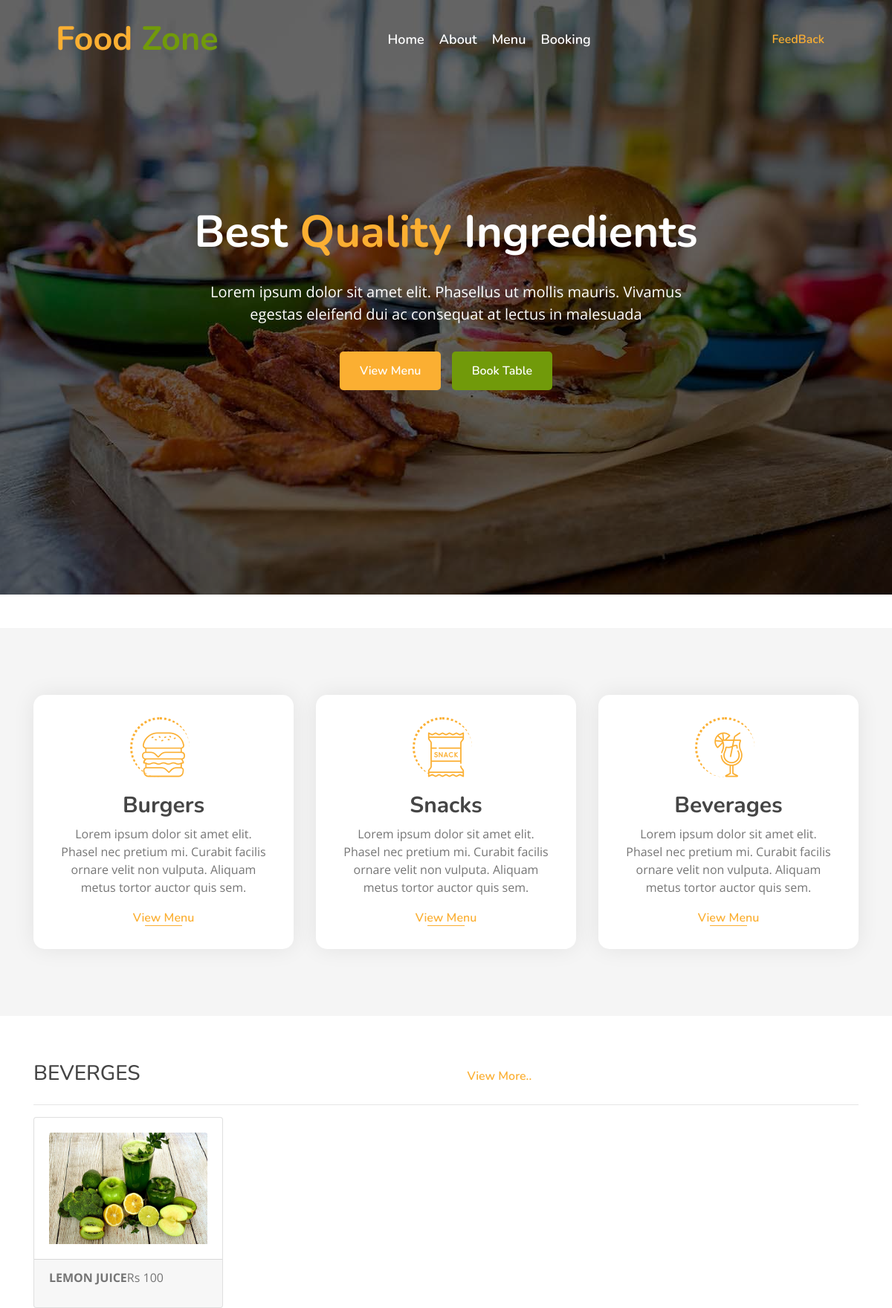
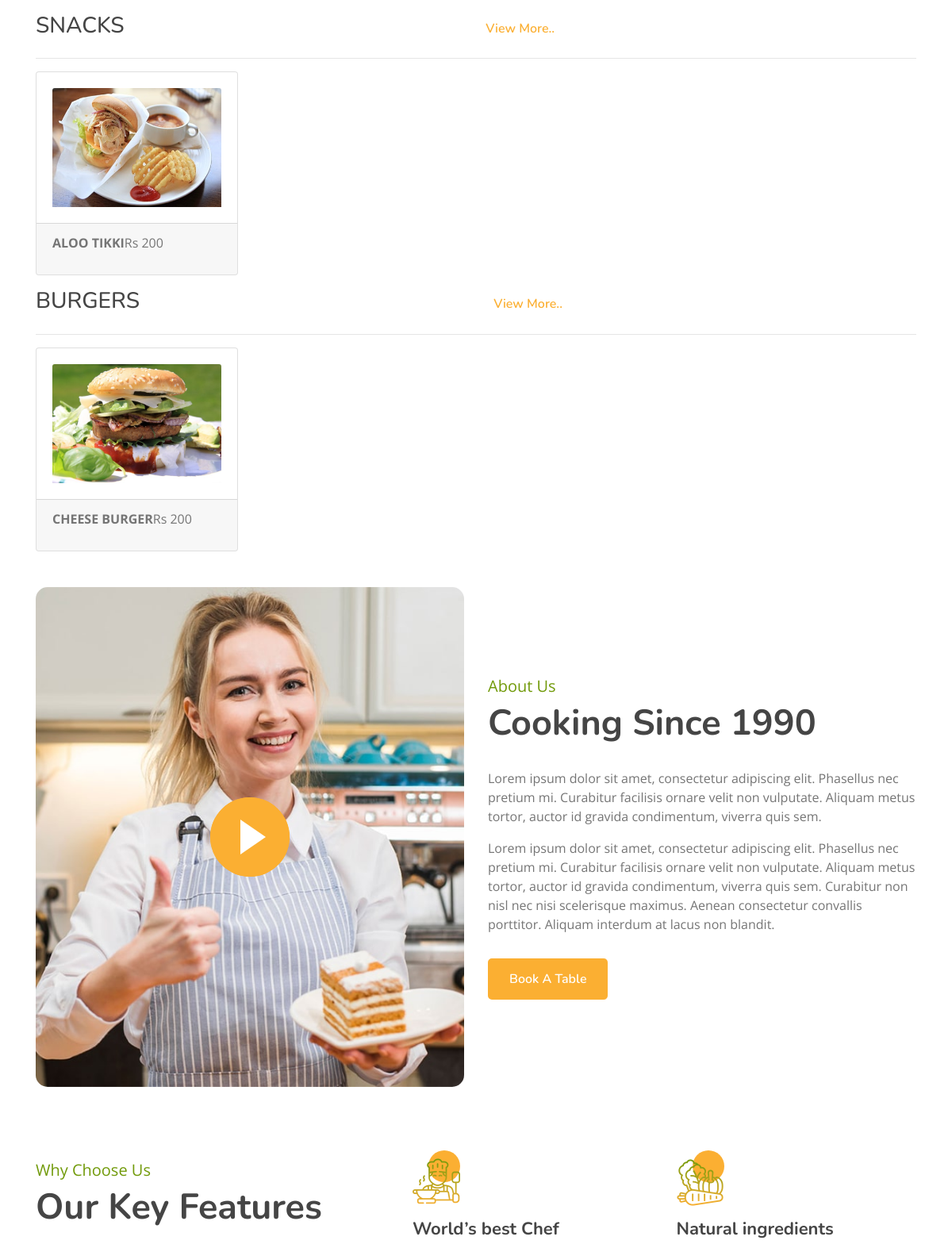
The page / (upper part) on the database its author committed (2 pictures, top to bottom).
### myapp/models.py (models this page shows)
class CategoryA(models.Model):
    category_name=models.CharField(max_length=30)
    def __str__(self):
        return self.category_name

class ProductA(models.Model):
    product_name=models.CharField(max_length=30)
    category=models.ForeignKey(CategoryA,on_delete=models.CASCADE,default="")
    product_price=models.IntegerField()
    product_detail=models.TextField()
    product_image=models.ImageField()
    def __str__(self):
        return self.product_name

### myapp/views.py (the view)
# urls.py: path('',views.index,name="index"),
def index(request):
     menu=CategoryA.objects.all()
     team=Team.objects.all()
     products={}
     for x in menu:
        products[x]= ProductA.objects.filter(category=x)
     print(products)
     return render(request,'index.html',{'menu':menu, 'products': products,'team':team})

### templates/index.html (shortened to what this page needs)
<!DOCTYPE html>
{% extends 'base.html' %}
{% block content %}
        <div class="carousel">
            <div class="container-fluid">
                <div class="owl-carousel">
                    <div class="carousel-item">
                        <div class="carousel-img">
                            <img src="/static/img/carousel-1.jpg" alt="Image">
                        </div>
                        <div class="carousel-text">
                            <h1>Best <span>Quality</span> Ingredients</h1>
                            <p>
                                Lorem ipsum dolor sit amet elit. Phasellus ut mollis mauris. Vivamus egestas eleifend dui ac consequat at lectus in malesuada
                            </p>
                            <div class="carousel-btn">
                                <a class="btn custom-btn" href="{% url 'menu' %}">View Menu</a>
                                <a class="btn custom-btn" href="{% url 'booking' %}">Book Table</a>
                            </div>
                        </div>
                    </div>
                </div>
            </div>
        </div>
               <div class="food">
                <div class="container">
                    <div class="row align-items-center">
                        <div class="col-md-4">
                            <div class="food-item">
                                <i class="flaticon-burger"></i>
                                <h2>Burgers</h2>
                                <p>
                                    Lorem ipsum dolor sit amet elit. Phasel nec pretium mi. Curabit facilis ornare velit non vulputa. Aliquam metus tortor auctor quis sem.
                                </p>
                                <a href="{% url 'menu' %}">View Menu</a>
                            </div>
                        </div>
                        <div class="col-md-4">
                            <div class="food-item">
                                <i class="flaticon-snack"></i>
                                <h2>Snacks</h2>
                                <p>
                                    Lorem ipsum dolor sit amet elit. Phasel nec pretium mi. Curabit facilis ornare velit non vulputa. Aliquam metus tortor auctor quis sem.
                                </p>
                                <a href="{% url 'menu' %}">View Menu</a>
                            </div>
                        </div>
                        <div class="col-md-4">
                            <div class="food-item">
                                <i class="flaticon-cocktail"></i>
                                <h2>Beverages</h2>
                                <p>
                                    Lorem ipsum dolor sit amet elit. Phasel nec pretium mi. Curabit facilis ornare velit non vulputa. Aliquam metus tortor auctor quis sem.
                                </p>
                                <a href="{% url 'menu' %}">View Menu</a>
                            </div>
                        </div>
                    </div>
                </div>
            </div>
            <div class="container ">
                {% for x, y in products.items %}
                    <div class="d-flex pt-3">
                        <h3>{{x.category_name}}</h3><br>
                        <a href="{% url 'menu' %}" class=" pt-2 mx-auto ">View More..</a>
                    </div>
                    <hr>
                    <div class="row">
                    {% for p in y %}
                    <div class="col-lg-3">
                        <div class="card">
                            <div class="card-body">
                            <img src="{{p.product_image.url}}" width="100px" height="150px" class="card-img-top " alt="...">
                            </div>
                            <div class="card-footer d-flex">
                                <p><b>{{p.product_name | upper}}</b></p>
                                <p class="ms-auto">Rs {{p.product_price}}</p>
                            </div>
                        </div>
                    </div>
                    {% endfor %}
                    </div>
                {% endfor %}
            </div>
        <div class="about">
            <div class="container">
                <div class="row align-items-center">
                    <div class="col-lg-6">
                        <div class="about-img">
                            <button type="button" class="btn-play" data-toggle="modal" data-src="https://www.youtube.com/embed/DWRcNpR6Kdc" data-target="#videoModal">
                                <span></span>
                            </button>
                        </div>
                    </div>
                    <div class="col-lg-6">
                        <div class="about-content">
                            <div class="section-header">
                                <p>About Us</p>
                                <h2>Cooking Since 1990</h2>
                            </div>
                            <div class="about-text">
                                <p>
                                    Lorem ipsum dolor sit amet, consectetur adipiscing elit. Phasellus nec pretium mi. Curabitur facilisis ornare velit non vulputate. Aliquam metus tortor, auctor id gravida condimentum, viverra quis sem.
                                </p>
                                <p>
                                    Lorem ipsum dolor sit amet, consectetur adipiscing elit. Phasellus nec pretium mi. Curabitur facilisis ornare velit non vulputate. Aliquam metus tortor, auctor id gravida condimentum, viverra quis sem. Curabitur non nisl nec nisi scelerisque maximus. Aenean consectetur convallis porttitor. Aliquam interdum at lacus non blandit.
                                </p>
                                <a class="btn custom-btn" href="">Book A Table</a>
                            </div>
                        </div>
                    </div>
                </div>
            </div>
        </div>
        <div class="feature">
            <div class="container">
                <div class="row">
                    <div class="col-lg-5">
                        <div class="section-header">
                            <p>Why Choose Us</p>
                            <h2>Our Key Features</h2>
                        </div>
                    </div>
                    <div class="col-lg-7">
                        <div class="row">
                            <div class="col-sm-6">
                                <div class="feature-item">
                                    <i class="flaticon-cooking"></i>
                                    <h3>World’s best Chef</h3>
                                </div>
                            </div>
                            <div class="col-sm-6">
                                <div class="feature-item">
                                    <i class="flaticon-vegetable"></i>
                                    <h3>Natural ingredients</h3>
                                </div>
                            </div>
                        </div>
                    </div>
                </div>
            </div>
        </div>
{% endblock %}

### rows shown on the page
CategoryA: category_name "BEVERGES"
ProductA: product_image (picture), product_name "LEMON JUICE", product_price "100"
CategoryA: category_name "SNACKS"
ProductA: product_image (picture), product_name "ALOO TIKKI", product_price "200"
CategoryA: category_name "BURGERS"
ProductA: product_image (picture), product_name "CHEESE BURGER", product_price "200"
